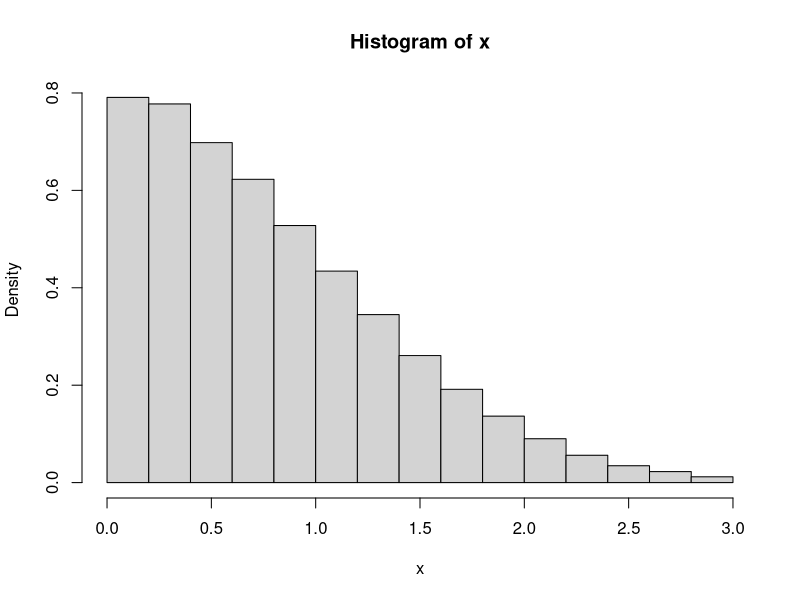
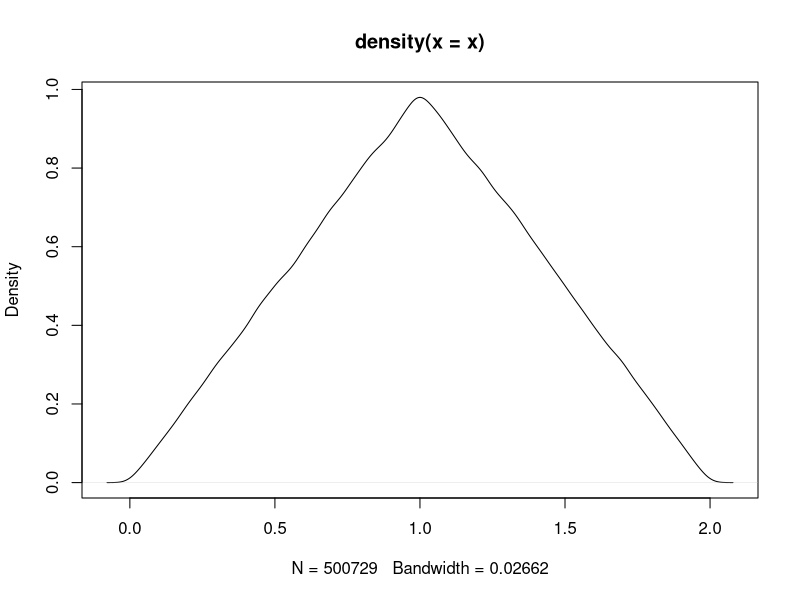

R code for these plots, in order: (Note: this script raises an error after producing the figures.)
## ---- chunk 1
knitr::opts_chunk$set(echo = TRUE)
## ---- chunk 2
set.seed(1)
U1<-runif(10000)
U2<-runif(10000)
U3<-runif(10000)
mean((U1+U2+U3))
## ---- chunk 3
var(U1+U2+U3)
## ---- chunk 4
var(U1)+var(U2)+var(U3)
## ---- chunk 5
mean(sqrt(U1+U2+U3))
## ---- chunk 6
x<-(sqrt(U1)+sqrt(U2)+sqrt(U3))>=0.8
#x
sum(x==TRUE)/length(x)

## ---- chunk 7
set.seed(2)
x=runif(10)
y<-(x>0.5)
sum(y==TRUE)
## ---- chunk 8
set.seed(3)
x=runif(1000)
y<-(x>0.5)
sum(y==TRUE)
## ---- chunk 9
set.seed(3)
binsim<-rbinom(10000,20,0.3)
#binsim
## ---- chunk 10
sum(binsim<=5)/length(binsim)
## ---- chunk 11
sum(binsim==5)/length(binsim)
## ---- chunk 12
mean(binsim)
## ---- chunk 13
var(binsim)
## ---- chunk 14
quantile(binsim,0.95)
## ---- chunk 15
quantile(binsim,0.99)
## ---- chunk 16
quantile(binsim,0.999999)
#(boxplot(binsim))
## ---- chunk 17

## ---- chunk 18
pbinom(4,6,0.5)
x=rnorm(100000)
x<-x[(0<x)& (x<3)]
hist(x, probability = TRUE)
## ---- chunk 19
p <- matrix(c(0.99,0.01,0,0.5,0.4,0.1,0,0.25,0.75),3,3,byrow = TRUE)
healthy <- numeric(10000)
healthy[1]<-1
for(t in 1:9999)
  healthy[t+1] <- sample(1:3,size=1, prob=p[healthy[t],])
table(healthy)
sick <- numeric(10000)
sick[1]<-3
for(t in 1:9999)
  sick[t+1] <- sample(1:3,size=1, prob=p[sick[t],])
table(sick)
## ---- chunk 20
u <-runif(10000,min=2,max=5)
mean(sin(u)*(5-2))
## ---- chunk 21
u <-runif(10000000,min=1,max=7)
v <-runif(10000000,min=3,max=10)
mean(sin(u-v))*42
## ---- chunk 22
u <-runif(1000000,max=2)
v <-runif(1000000)
x<- u[v<(1-abs(1-u))]
plot(density(x))
## ---- chunk 23
x<- rexp(100000)
w<- g(x)/dexp(x)
mean <-weighted.mean(x,w)
mean
